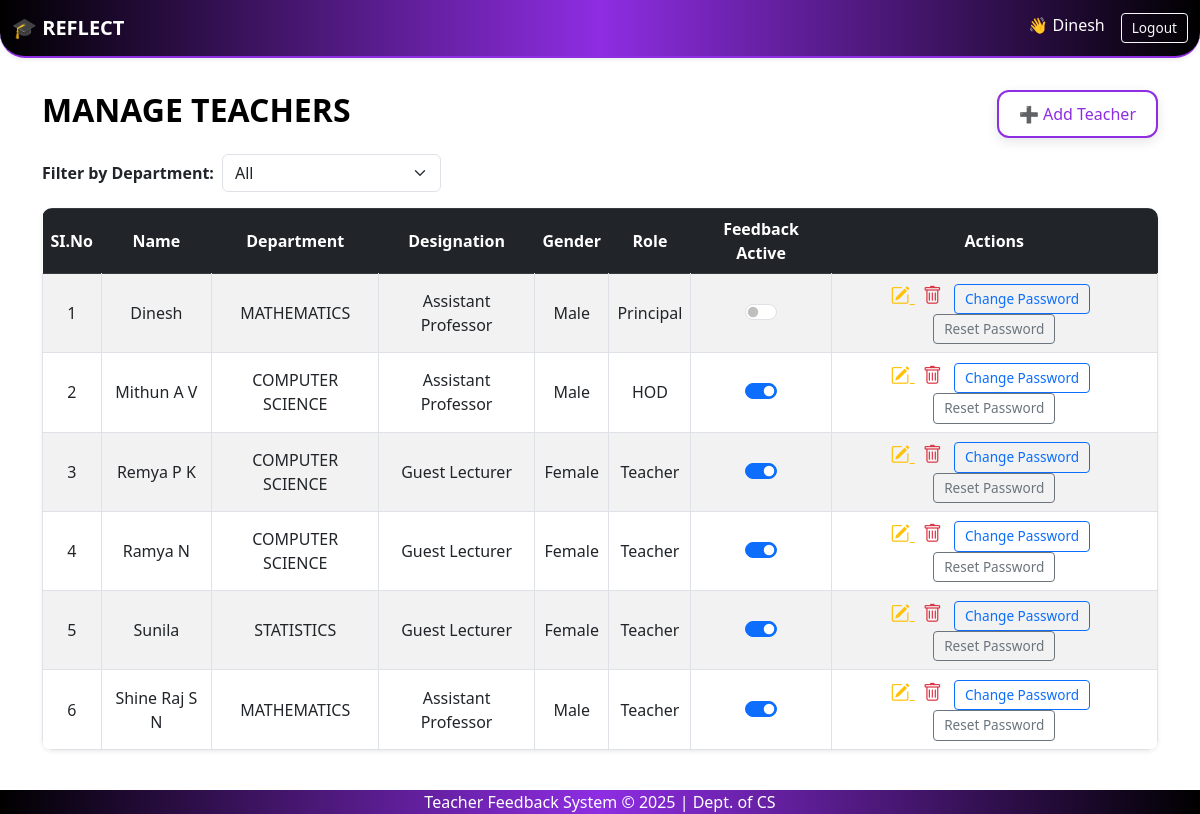
/teachers/ (signed in), run on an earlier commit of the app's database.
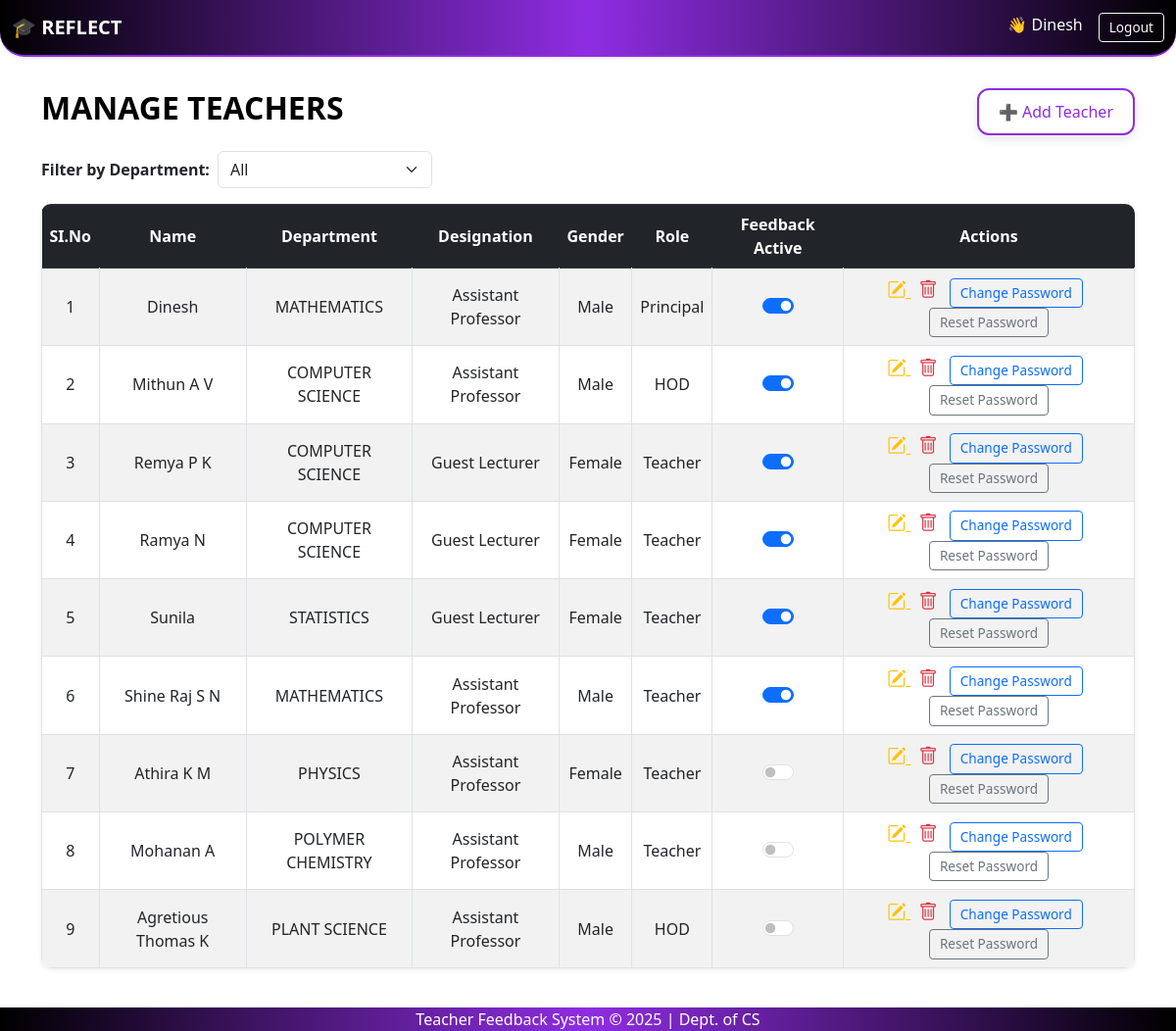
And on a later commit of the database.
### feedback_app/models.py (models this page shows, shortened)
class Teacher(models.Model):
    user = models.OneToOneField(User, on_delete=models.CASCADE, null=True, blank=True)  # <-- Add this line
    teacher_id = models.AutoField(primary_key=True)
    name = models.CharField(max_length=100)
    dept = models.ForeignKey(Department, on_delete=models.CASCADE)
    designation = models.CharField(max_length=100)
    gender = models.CharField(max_length=10)
    role = models.ForeignKey(Role, on_delete=models.CASCADE)
    fb_active = models.BooleanField(default=False)
    profile_picture = models.ImageField(upload_to='profile_pics/', blank=True, null=True)

class Department(models.Model):
    dept_id = models.AutoField(primary_key=True)
    dept_name = models.CharField(max_length=100)

class Role(models.Model):
    role_id = models.AutoField(primary_key=True)
    role_name = models.CharField(max_length=50)

### feedback_app/views.py (the view)
# urls.py: path('teachers/', views.teacher_list, name='teacher_list'),
@login_required()
def teacher_list(request):
    selected_dept = request.GET.get('department')
    departments = Department.objects.all()
    if selected_dept:
        teachers = Teacher.objects.filter(dept__dept_name=selected_dept)
    else:
        teachers = Teacher.objects.all()
    reset_errors = request.session.pop('reset_errors', None)
    reset_user_id = request.session.pop('reset_user_id', None)
    return render(request, 'teacher_list.html',{
        'teachers': teachers,
        'departments': departments,
        'selected_dept': selected_dept,
        'reset_errors': reset_errors,
        'reset_user_id': reset_user_id,})

### feedback_app/context_processors.py (called while the page is built)
def is_admin(request):
    user = request.user
    return {'is_admin': user.is_superuser or user.groups.filter(name='admin').exists()}

def is_hod(request):
    return {'is_hod': request.user.groups.filter(name='hod').exists()}

def is_teacher(request):
    return {'is_teacher': request.user.groups.filter(name='teacher').exists()}

### templates/teacher_list.html (shortened to what this page needs)
{% extends 'base.html' %}
{% block content %}
<head>
    <link href="https://cdn.jsdelivr.net/npm/bootstrap-icons@1.10.5/font/bootstrap-icons.css" rel="stylesheet">
</head>
<div class="d-flex justify-content-between align-items-center mb-3">
    <h2 class="mb-0">MANAGE TEACHERS</h2>
    <a href="{% url 'add_teacher' %}" class="glass-button mt-2">➕ Add Teacher</a>
</div>
<form method="get" class="mb-3 d-flex align-items-center gap-2">
    <label for="department" class="fw-bold">Filter by Department:</label>
    <select name="department" id="department" class="form-select w-auto" onchange="this.form.submit()">
        <option value="">All</option>
    </select>
</form>
<table class="table table-bordered table-striped shadow-sm">
    <thead class="table-dark">
        <tr>
            <th>SI.No</th>
            <th>Name</th>
            <th>Department</th>
            <th>Designation</th>
            <th>Gender</th>
            <th>Role</th>
            <th>Feedback Active</th>
            <th>Actions</th>
        </tr>
    </thead>
    <tbody>
        {% for teacher in teachers %}
<tr>
    <td>{{ forloop.counter }}</td>
    <td>{{ teacher.name }}</td>
    <td>{{ teacher.dept.dept_name }}</td>
    <td>{{ teacher.designation }}</td>
    <td>{{ teacher.gender }}</td>
    <td>{{ teacher.role.role_name }}</td>
    <td>
        <form action="{% url 'toggle_feedback' teacher.teacher_id %}" method="post">
            <div class="form-check form-switch d-flex justify-content-center">
                <input class="form-check-input" type="checkbox" onchange="this.form.submit()" {% if teacher.fb_active %}checked{% endif %}>
            </div>
        </form>
    </td>
    <td>
        <a href="{% url 'edit_teacher' teacher.teacher_id %}" title="Edit" class="text-warning me-2" style="font-size: 1.2rem;">
            <i class="bi bi-pencil-square"></i>
        </a>
        <form action="{% url 'delete_teacher' teacher.teacher_id %}" method="post" style="display:inline;">
            <button type="submit" title="Delete" class="text-danger border-0 bg-transparent p-0 me-2" style="font-size: 1.2rem;">
                <i class="bi bi-trash"></i>
            </button>
        </form>
        <button type="button" class="btn btn-outline-primary btn-sm me-2"
                data-bs-toggle="modal" data-bs-target="#changePasswordModal{{ teacher.teacher_id }}">
            Change Password
        </button>
        <button type="button" class="btn btn-outline-secondary btn-sm"
        data-bs-toggle="modal" data-bs-target="#resetPasswordModal{{ teacher.teacher_id }}">
        Reset Password
        </button>
    </td>
</tr>
{% endfor %}
</tbody>
</table>
{% endblock %}

### templates/base.html (shortened to what this page needs)
{% load static %}
<!DOCTYPE html>
<html lang="en">
<head>
    <link href="https://cdn.jsdelivr.net/npm/bootstrap@5.3.0/dist/css/bootstrap.min.css" rel="stylesheet">
    <link rel="stylesheet" href="https://cdnjs.cloudflare.com/ajax/libs/font-awesome/5.15.4/css/all.min.css">
</head>
<body class="d-flex flex-column min-vh-100">
    <nav class="navbar navbar-expand-lg navbar-dark gradient-navbar shadow-sm">
        <div class="container-fluid">
            {% if request.user.is_authenticated %}
                <a class="navbar-brand fw-bold" href="{% url 'index' %}">🎓 REFLECT</a>
            {% else %}
                <span class="navbar-brand fw-bold">🎓 REFLECT</span>
            {% endif %}
            <div class="collapse navbar-collapse" id="navbarMenu">
                <ul class="navbar-nav mb-2 mb-lg-0">
                    {% if user.is_authenticated %}
                        <li class="nav-item">
                            <span class="navbar-text text-white me-3">👋 {{ user.username|title }}</span>
                        </li>
                        <li class="nav-item">
                            <form method="post" action="{% url 'logout' %}">
                                <button type="submit" class="btn btn-outline-light btn-sm">Logout</button>
                            </form>
                        </li>
                    {% else %}
                    <li class="nav-item">
                        <a class="nav-link" href="{% url 'login' %}">
                            <i class="fas fa-door-open me-2"></i> Leave
                        </a>
                    </li>
                    {% endif %}
                </ul>
            </div>
        </div>
    </nav>
    <div class="container mt-4 flex-grow-1">
        {% block content %}{% endblock %}
    </div>
    <footer class="footer-gradient text-white text-center py-7 mt-4">
        <p class="mb-0">Teacher Feedback System &copy; 2025 | Dept. of CS</p>
    </footer>
</body>
</html>

### templates/base.html (style rules this page uses)
.gradient-navbar { background: linear-gradient(to right, #000000, #8e2de2, #000000); border-bottom: 2px solid #8e2de2; animation: fadeIn 1s ease-in-out; border-radius: 0 0 25px 25px; }
.navbar .nav-link, .navbar .navbar-brand, .navbar .navbar-text { color: white !important; transition: color 0.3s ease-in-out; }
.footer-gradient { background: linear-gradient(to right, #000000, #8e2de2, #000000); }

### templates/teacher_list.html (style rules this page uses)
.glass-button { background: white; color: #8e2de2; border: 2px solid #8e2de2; border-radius: 12px; padding: 10px 20px; font-weight: 500; text-decoration: none; display: inline-block; backdrop-filter: blur(8px); -webkit-backdrop-filter: blur(8px); box-shadow: inset 0 0 8px rgba(255, 255, 255, 0.08), 0 4px 12px rgba(0, 0, 0, 0.1); transition: all 0.3s ease; }
table.table { border-radius: 10px; overflow: hidden; background-color: #fff; }
thead.table-dark th { color: #fff; border: none; }
table td, table th { vertical-align: middle; text-align: center; }
.btn-sm { padding: 4px 10px; font-size: 0.85rem; }
h2 { font-weight: 600; color: #000000; text-align: center; }

What changed in the data, as far as the page shows it:
changed Teacher "Dinesh": fb_active "☐" → "☑"
added Teacher: name "Athira K M", dept.dept_name "PHYSICS", designation "Assistant Professor", gender "Female", role.role_name "Teacher"
added Teacher: name "Mohanan A", dept.dept_name "POLYMER CHEMISTRY", designation "Assistant Professor", gender "Male", role.role_name "Teacher"
added Teacher: name "Agretious Thomas K", dept.dept_name "PLANT SCIENCE", designation "Assistant Professor", gender "Male", role.role_name "HOD"
